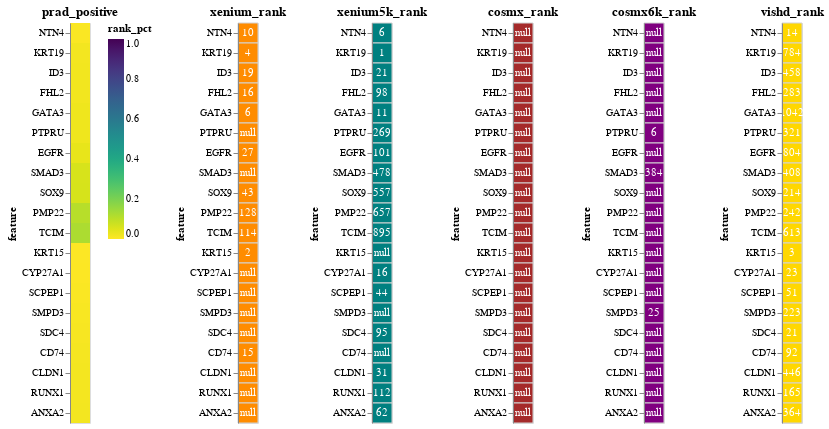

Source (notebook cell):
### Code cell
disease, direction = 'prad', 'positive'
generate_consensus_chart(disease, direction)

### Figure 1 — Vega-Lite specification as saved in the notebook (floating-point values rounded to 4 significant figures)
{"config": {"view": {"continuousWidth": 300, "continuousHeight": 300}}, "hconcat": [{"data": {"name": "data-f27c802b00e4521f434dc88d7357020a"}, "mark": {"type": "rect"}, "encoding": {"color": {"field": "rank_pct", "scale": {"domain": [0, 1.0], "reverse": true, "scheme": "viridis"}, "type": "quantitative"}, "y": {"field": "feature", "sort": ["NTN4", "KRT19", "ID3", "FHL2", "GATA3", "PTPRU", "EGFR", "SMAD3", "SOX9", "PMP22", "TCIM", "KRT15", "CYP27A1", "SCPEP1", "SMPD3", "SDC4", "CD74", "CLDN1", "RUNX1", "ANXA2"], "type": "nominal"}}, "title": "prad_positive"}, {"hconcat": [{"layer": [{"mark": {"type": "rect", "color": "darkorange", "stroke": "lightgray", "strokeWidth": 1}, "encoding": {"y": {"field": "feature", "sort": ["NTN4", "KRT19", "ID3", "FHL2", "GATA3", "PTPRU", "EGFR", "SMAD3", "SOX9", "PMP22", "TCIM", "KRT15", "CYP27A1", "SCPEP1", "SMPD3", "SDC4", "CD74", "CLDN1", "RUNX1", "ANXA2"], "type": "nominal"}}, "title": "xenium_rank"}, {"mark": {"type": "text", "baseline": "middle", "color": "white"}, "encoding": {"text": {"field": "value", "type": "quantitative"}, "y": {"field": "feature", "sort": ["NTN4", "KRT19", "ID3", "FHL2", "GATA3", "PTPRU", "EGFR", "SMAD3", "SOX9", "PMP22", "TCIM", "KRT15", "CYP27A1", "SCPEP1", "SMPD3", "SDC4", "CD74", "CLDN1", "RUNX1", "ANXA2"], "type": "nominal"}}}], "data": {"name": "data-ffdd17bc35121ac8e720991dfbffb207"}}, {"layer": [{"mark": {"type": "rect", "color": "teal", "stroke": "lightgray", "strokeWidth": 1}, "encoding": {"y": {"field": "feature", "sort": ["NTN4", "KRT19", "ID3", "FHL2", "GATA3", "PTPRU", "EGFR", "SMAD3", "SOX9", "PMP22", "TCIM", "KRT15", "CYP27A1", "SCPEP1", "SMPD3", "SDC4", "CD74", "CLDN1", "RUNX1", "ANXA2"], "type": "nominal"}}, "title": "xenium5k_rank"}, {"mark": {"type": "text", "baseline": "middle", "color": "white"}, "encoding": {"text": {"field": "value", "type": "quantitative"}, "y": {"field": "feature", "sort": ["NTN4", "KRT19", "ID3", "FHL2", "GATA3", "PTPRU", "EGFR", "SMAD3", "SOX9", "PMP22", "TCIM", "KRT15", "CYP27A1", "SCPEP1", "SMPD3", "SDC4", "CD74", "CLDN1", "RUNX1", "ANXA2"], "type": "nominal"}}}], "data": {"name": "data-2a4cedebe363f6fdcd5c40b7cf7fb338"}}, {"layer": [{"mark": {"type": "rect", "color": "brown", "stroke": "lightgray", "strokeWidth": 1}, "encoding": {"y": {"field": "feature", "sort": ["NTN4", "KRT19", "ID3", "FHL2", "GATA3", "PTPRU", "EGFR", "SMAD3", "SOX9", "PMP22", "TCIM", "KRT15", "CYP27A1", "SCPEP1", "SMPD3", "SDC4", "CD74", "CLDN1", "RUNX1", "ANXA2"], "type": "nominal"}}, "title": "cosmx_rank"}, {"mark": {"type": "text", "baseline": "middle", "color": "white"}, "encoding": {"text": {"field": "value", "type": "quantitative"}, "y": {"field": "feature", "sort": ["NTN4", "KRT19", "ID3", "FHL2", "GATA3", "PTPRU", "EGFR", "SMAD3", "SOX9", "PMP22", "TCIM", "KRT15", "CYP27A1", "SCPEP1", "SMPD3", "SDC4", "CD74", "CLDN1", "RUNX1", "ANXA2"], "type": "nominal"}}}], "data": {"name": "data-a24ff2faeec5bba7adbb686975cffb84"}}, {"layer": [{"mark": {"type": "rect", "color": "purple", "stroke": "lightgray", "strokeWidth": 1}, "encoding": {"y": {"field": "feature", "sort": ["NTN4", "KRT19", "ID3", "FHL2", "GATA3", "PTPRU", "EGFR", "SMAD3", "SOX9", "PMP22", "TCIM", "KRT15", "CYP27A1", "SCPEP1", "SMPD3", "SDC4", "CD74", "CLDN1", "RUNX1", "ANXA2"], "type": "nominal"}}, "title": "cosmx6k_rank"}, {"mark": {"type": "text", "baseline": "middle", "color": "white"}, "encoding": {"text": {"field": "value", "type": "quantitative"}, "y": {"field": "feature", "sort": ["NTN4", "KRT19", "ID3", "FHL2", "GATA3", "PTPRU", "EGFR", "SMAD3", "SOX9", "PMP22", "TCIM", "KRT15", "CYP27A1", "SCPEP1", "SMPD3", "SDC4", "CD74", "CLDN1", "RUNX1", "ANXA2"], "type": "nominal"}}}], "data": {"name": "data-ecbc0c833745e179b8d8353d75cb3acb"}}, {"layer": [{"mark": {"type": "rect", "color": "gold", "stroke": "lightgray", "strokeWidth": 1}, "encoding": {"y": {"field": "feature", "sort": ["NTN4", "KRT19", "ID3", "FHL2", "GATA3", "PTPRU", "EGFR", "SMAD3", "SOX9", "PMP22", "TCIM", "KRT15", "CYP27A1", "SCPEP1", "SMPD3", "SDC4", "CD74", "CLDN1", "RUNX1", "ANXA2"], "type": "nominal"}}, "title": "vishd_rank"}, {"mark": {"type": "text", "baseline": "middle", "color": "white"}, "encoding": {"text": {"field": "value", "type": "quantitative"}, "y": {"field": "feature", "sort": ["NTN4", "KRT19", "ID3", "FHL2", "GATA3", "PTPRU", "EGFR", "SMAD3", "SOX9", "PMP22", "TCIM", "KRT15", "CYP27A1", "SCPEP1", "SMPD3", "SDC4", "CD74", "CLDN1", "RUNX1", "ANXA2"], "type": "nominal"}}}], "data": {"name": "data-226adc7ea3b4bf2090eea844fa0d365a"}}], "resolve": {"scale": {"color": "independent", "x": "independent", "y": "independent"}}}], "resolve": {"scale": {"color": "independent", "x": "independent", "y": "independent"}}, "$schema": "https://vega.github.io/schema/vega-lite/v5.20.1.json", "datasets": {"data-f27c802b00e4521f434dc88d7357020a": [{"disease": "prad", "feature": "NTN4", "direction": "positive", "correlation": 0.5189, "rank": 10.0, "rank_pct": 0.005381, "count": 3, "xenium_rank": 10.0, "xenium_sid_count": 37.0, "xenium_case_count": 19.0, "xenium_correlation": 0.4537, "xenium5k_rank": 6.0, "xenium5k_sid_count": 5.0, "xenium5k_case_count": 3.0, "xenium5k_correlation": 0.6263, "cosmx_rank": null, "cosmx_sid_count": null, "cosmx_case_count": null, "cosmx_correlation": null, "cosmx6k_rank": null, "cosmx6k_sid_count": null, "cosmx6k_case_count": null, "cosmx6k_correlation": null, "vishd_rank": 14.0, "vishd_sid_count": 2.0, "vishd_case_count": 1.0, "vishd_correlation": 0.4766, "count_neg": -3}, {"disease": "prad", "feature": "KRT19", "direction": "positive", "correlation": 0.4526, "rank": 263.0, "rank_pct": 0.0164, "count": 3, "xenium_rank": 4.0, "xenium_sid_count": 28.0, "xenium_case_count": 15.0, "xenium_correlation": 0.4754, "xenium5k_rank": 1.0, "xenium5k_sid_count": 2.0, "xenium5k_case_count": 2.0, "xenium5k_correlation": 0.6898, "cosmx_rank": null, "cosmx_sid_count": null, "cosmx_case_count": null, "cosmx_correlation": null, "cosmx6k_rank": null, "cosmx6k_sid_count": null, "cosmx6k_case_count": null, "cosmx6k_correlation": null, "vishd_rank": 784.0, "vishd_sid_count": 1.0, "vishd_case_count": 1.0, "vishd_correlation": 0.1928, "count_neg": -3}, {"disease": "prad", "feature": "ID3", "direction": "positive", "correlation": 0.3329, "rank": 166.0, "rank_pct": 0.01879, "count": 3, "xenium_rank": 19.0, "xenium_sid_count": 13.0, "xenium_case_count": 2.0, "xenium_correlation": 0.3114, "xenium5k_rank": 21.0, "xenium5k_sid_count": 2.0, "xenium5k_case_count": 2.0, "xenium5k_correlation": 0.4347, "cosmx_rank": null, "cosmx_sid_count": null, "cosmx_case_count": null, "cosmx_correlation": null, "cosmx6k_rank": null, "cosmx6k_sid_count": null, "cosmx6k_case_count": null, "cosmx6k_correlation": null, "vishd_rank": 458.0, "vishd_sid_count": 2.0, "vishd_case_count": 1.0, "vishd_correlation": 0.2525, "count_neg": -3}, {"disease": "prad", "feature": "FHL2", "direction": "positive", "correlation": 0.3504, "rank": 132.3, "rank_pct": 0.01913, "count": 3, "xenium_rank": 16.0, "xenium_sid_count": 36.0, "xenium_case_count": 18.0, "xenium_correlation": 0.429, "xenium5k_rank": 98.0, "xenium5k_sid_count": 4.0, "xenium5k_case_count": 3.0, "xenium5k_correlation": 0.3168, "cosmx_rank": null, "cosmx_sid_count": null, "cosmx_case_count": null, "cosmx_correlation": null, "cosmx6k_rank": null, "cosmx6k_sid_count": null, "cosmx6k_case_count": null, "cosmx6k_correlation": null, "vishd_rank": 283.0, "vishd_sid_count": 1.0, "vishd_case_count": 1.0, "vishd_correlation": 0.3055, "count_neg": -3}, {"disease": "prad", "feature": "GATA3", "direction": "positive", "correlation": 0.3641, "rank": 353.0, "rank_pct": 0.02275, "count": 3, "xenium_rank": 6.0, "xenium_sid_count": 21.0, "xenium_case_count": 16.0, "xenium_correlation": 0.392, "xenium5k_rank": 11.0, "xenium5k_sid_count": 5.0, "xenium5k_case_count": 3.0, "xenium5k_correlation": 0.5379, "cosmx_rank": null, "cosmx_sid_count": null, "cosmx_case_count": null, "cosmx_correlation": null, "cosmx6k_rank": null, "cosmx6k_sid_count": null, "cosmx6k_case_count": null, "cosmx6k_correlation": null, "vishd_rank": 1042.0, "vishd_sid_count": 1.0, "vishd_case_count": 1.0, "vishd_correlation": 0.1624, "count_neg": -3}, {"disease": "prad", "feature": "PTPRU", "direction": "positive", "correlation": 0.2237, "rank": 198.7, "rank_pct": 0.02365, "count": 3, "xenium_rank": null, "xenium_sid_count": null, "xenium_case_count": null, "xenium_correlation": null, "xenium5k_rank": 269.0, "xenium5k_sid_count": 2.0, "xenium5k_case_count": 2.0, "xenium5k_correlation": 0.1857, "cosmx_rank": null, "cosmx_sid_count": null, "cosmx_case_count": null, "cosmx_correlation": null, "cosmx6k_rank": 6.0, "cosmx6k_sid_count": 1.0, "cosmx6k_case_count": 1.0, "cosmx6k_correlation": 0.1932, "vishd_rank": 321.0, "vishd_sid_count": 1.0, "vishd_case_count": 1.0, "vishd_correlation": 0.2922, "count_neg": -3}, {"disease": "prad", "feature": "EGFR", "direction": "positive", "correlation": 0.2776, "rank": 310.7, "rank_pct": 0.03413, "count": 3, "xenium_rank": 27.0, "xenium_sid_count": 33.0, "xenium_case_count": 15.0, "xenium_correlation": 0.3198, "xenium5k_rank": 101.0, "xenium5k_sid_count": 4.0, "xenium5k_case_count": 3.0, "xenium5k_correlation": 0.3225, "cosmx_rank": null, "cosmx_sid_count": null, "cosmx_case_count": null, "cosmx_correlation": null, "cosmx6k_rank": null, "cosmx6k_sid_count": null, "cosmx6k_case_count": null, "cosmx6k_correlation": null, "vishd_rank": 804.0, "vishd_sid_count": 1.0, "vishd_case_count": 1.0, "vishd_correlation": 0.1904, "count_neg": -3}, {"disease": "prad", "feature": "SMAD3", "direction": "positive", "correlation": 0.1821, "rank": 423.3, "rank_pct": 0.05918, "count": 3, "xenium_rank": null, "xenium_sid_count": null, "xenium_case_count": null, "xenium_correlation": null, "xenium5k_rank": 478.0, "xenium5k_sid_count": 1.0, "xenium5k_case_count": 1.0, "xenium5k_correlation": 0.1832, "cosmx_rank": null, "cosmx_sid_count": null, "cosmx_case_count": null, "cosmx_correlation": null, "cosmx6k_rank": 384.0, "cosmx6k_sid_count": 1.0, "cosmx6k_case_count": 1.0, "cosmx6k_correlation": 0.0995, "vishd_rank": 408.0, "vishd_sid_count": 1.0, "vishd_case_count": 1.0, "vishd_correlation": 0.2637, "count_neg": -3}, {"disease": "prad", "feature": "SOX9", "direction": "positive", "correlation": 0.2387, "rank": 271.3, "rank_pct": 0.06035, "count": 3, "xenium_rank": 43.0, "xenium_sid_count": 25.0, "xenium_case_count": 12.0, "xenium_correlation": 0.3053, "xenium5k_rank": 557.0, "xenium5k_sid_count": 1.0, "xenium5k_case_count": 1.0, "xenium5k_correlation": 0.07781, "cosmx_rank": null, "cosmx_sid_count": null, "cosmx_case_count": null, "cosmx_correlation": null, "cosmx6k_rank": null, "cosmx6k_sid_count": null, "cosmx6k_case_count": null, "cosmx6k_correlation": null, "vishd_rank": 214.0, "vishd_sid_count": 1.0, "vishd_case_count": 1.0, "vishd_correlation": 0.3329, "count_neg": -3}, {"disease": "prad", "feature": "PMP22", "direction": "positive", "correlation": 0.1707, "rank": 342.3, "rank_pct": 0.1076, "count": 3, "xenium_rank": 128.0, "xenium_sid_count": 14.0, "xenium_case_count": 6.0, "xenium_correlation": 0.1298, "xenium5k_rank": 657.0, "xenium5k_sid_count": 1.0, "xenium5k_case_count": 1.0, "xenium5k_correlation": 0.06443, "cosmx_rank": null, "cosmx_sid_count": null, "cosmx_case_count": null, "cosmx_correlation": null, "cosmx6k_rank": null, "cosmx6k_sid_count": null, "cosmx6k_case_count": null, "cosmx6k_correlation": null, "vishd_rank": 242.0, "vishd_sid_count": 1.0, "vishd_case_count": 1.0, "vishd_correlation": 0.3179, "count_neg": -3}, {"disease": "prad", "feature": "TCIM", "direction": "positive", "correlation": 0.1879, "rank": 540.7, "rank_pct": 0.1232, "count": 3, "xenium_rank": 114.0, "xenium_sid_count": 21.0, "xenium_case_count": 8.0, "xenium_correlation": 0.2239, "xenium5k_rank": 895.0, "xenium5k_sid_count": 2.0, "xenium5k_case_count": 1.0, "xenium5k_correlation": 0.1188, "cosmx_rank": null, "cosmx_sid_count": null, "cosmx_case_count": null, "cosmx_correlation": null, "cosmx6k_rank": null, "cosmx6k_sid_count": null, "cosmx6k_case_count": null, "cosmx6k_correlation": null, "vishd_rank": 613.0, "vishd_sid_count": 1.0, "vishd_case_count": 1.0, "vishd_correlation": 0.2211, "count_neg": -3}, {"disease": "prad", "feature": "KRT15", "direction": "positive", "correlation": 0.5232, "rank": 2.5, "rank_pct": 0.001503, "count": 2, "xenium_rank": 2.0, "xenium_sid_count": 22.0, "xenium_case_count": 17.0, "xenium_correlation": 0.5194, "xenium5k_rank": null, "xenium5k_sid_count": null, "xenium5k_case_count": null, "xenium5k_correlation": null, "cosmx_rank": null, "cosmx_sid_count": null, "cosmx_case_count": null, "cosmx_correlation": null, "cosmx6k_rank": null, "cosmx6k_sid_count": null, "cosmx6k_case_count": null, "cosmx6k_correlation": null, "vishd_rank": 3.0, "vishd_sid_count": 2.0, "vishd_case_count": 1.0, "vishd_correlation": 0.5269, "count_neg": -2}, {"disease": "prad", "feature": "CYP27A1", "direction": "positive", "correlation": 0.4744, "rank": 19.5, "rank_pct": 0.002189, "count": 2, "xenium_rank": null, "xenium_sid_count": null, "xenium_case_count": null, "xenium_correlation": null, "xenium5k_rank": 16.0, "xenium5k_sid_count": 5.0, "xenium5k_case_count": 3.0, "xenium5k_correlation": 0.4989, "cosmx_rank": null, "cosmx_sid_count": null, "cosmx_case_count": null, "cosmx_correlation": null, "cosmx6k_rank": null, "cosmx6k_sid_count": null, "cosmx6k_case_count": null, "cosmx6k_correlation": null, "vishd_rank": 23.0, "vishd_sid_count": 2.0, "vishd_case_count": 1.0, "vishd_correlation": 0.4499, "count_neg": -2}, {"disease": "prad", "feature": "SCPEP1", "direction": "positive", "correlation": 0.4085, "rank": 47.5, "rank_pct": 0.005681, "count": 2, "xenium_rank": null, "xenium_sid_count": null, "xenium_case_count": null, "xenium_correlation": null, "xenium5k_rank": 44.0, "xenium5k_sid_count": 5.0, "xenium5k_case_count": 3.0, "xenium5k_correlation": 0.3976, "cosmx_rank": null, "cosmx_sid_count": null, "cosmx_case_count": null, "cosmx_correlation": null, "cosmx6k_rank": null, "cosmx6k_sid_count": null, "cosmx6k_case_count": null, "cosmx6k_correlation": null, "vishd_rank": 51.0, "vishd_sid_count": 1.0, "vishd_case_count": 1.0, "vishd_correlation": 0.4193, "count_neg": -2}, {"disease": "prad", "feature": "SMPD3", "direction": "positive", "correlation": 0.2522, "rank": 124.0, "rank_pct": 0.008185, "count": 2, "xenium_rank": null, "xenium_sid_count": null, "xenium_case_count": null, "xenium_correlation": null, "xenium5k_rank": null, "xenium5k_sid_count": null, "xenium5k_case_count": null, "xenium5k_correlation": null, "cosmx_rank": null, "cosmx_sid_count": null, "cosmx_case_count": null, "cosmx_correlation": null, "cosmx6k_rank": 25.0, "cosmx6k_sid_count": 1.0, "cosmx6k_case_count": 1.0, "cosmx6k_correlation": 0.1771, "vishd_rank": 223.0, "vishd_sid_count": 1.0, "vishd_case_count": 1.0, "vishd_correlation": 0.3273, "count_neg": -2}, {"disease": "prad", "feature": "SDC4", "direction": "positive", "correlation": 0.361, "rank": 58.0, "rank_pct": 0.009804, "count": 2, "xenium_rank": null, "xenium_sid_count": null, "xenium_case_count": null, "xenium_correlation": null, "xenium5k_rank": 95.0, "xenium5k_sid_count": 2.0, "xenium5k_case_count": 2.0, "xenium5k_correlation": 0.2687, "cosmx_rank": null, "cosmx_sid_count": null, "cosmx_case_count": null, "cosmx_correlation": null, "cosmx6k_rank": null, "cosmx6k_sid_count": null, "cosmx6k_case_count": null, "cosmx6k_correlation": null, "vishd_rank": 21.0, "vishd_sid_count": 1.0, "vishd_case_count": 1.0, "vishd_correlation": 0.4533, "count_neg": -2}, {"disease": "prad", "feature": "CD74", "direction": "positive", "correlation": 0.362, "rank": 53.5, "rank_pct": 0.0132, "count": 2, "xenium_rank": 15.0, "xenium_sid_count": 11.0, "xenium_case_count": 2.0, "xenium_correlation": 0.3294, "xenium5k_rank": null, "xenium5k_sid_count": null, "xenium5k_case_count": null, "xenium5k_correlation": null, "cosmx_rank": null, "cosmx_sid_count": null, "cosmx_case_count": null, "cosmx_correlation": null, "cosmx6k_rank": null, "cosmx6k_sid_count": null, "cosmx6k_case_count": null, "cosmx6k_correlation": null, "vishd_rank": 92.0, "vishd_sid_count": 1.0, "vishd_case_count": 1.0, "vishd_correlation": 0.3947, "count_neg": -2}, {"disease": "prad", "feature": "CLDN1", "direction": "positive", "correlation": 0.28, "rank": 238.5, "rank_pct": 0.01533, "count": 2, "xenium_rank": null, "xenium_sid_count": null, "xenium_case_count": null, "xenium_correlation": null, "xenium5k_rank": 31.0, "xenium5k_sid_count": 3.0, "xenium5k_case_count": 3.0, "xenium5k_correlation": 0.3048, "cosmx_rank": null, "cosmx_sid_count": null, "cosmx_case_count": null, "cosmx_correlation": null, "cosmx6k_rank": null, "cosmx6k_sid_count": null, "cosmx6k_case_count": null, "cosmx6k_correlation": null, "vishd_rank": 446.0, "vishd_sid_count": 2.0, "vishd_case_count": 1.0, "vishd_correlation": 0.2552, "count_neg": -2}, {"disease": "prad", "feature": "RUNX1", "direction": "positive", "correlation": 0.3168, "rank": 138.5, "rank_pct": 0.01543, "count": 2, "xenium_rank": null, "xenium_sid_count": null, "xenium_case_count": null, "xenium_correlation": null, "xenium5k_rank": 112.0, "xenium5k_sid_count": 3.0, "xenium5k_case_count": 2.0, "xenium5k_correlation": 0.2805, "cosmx_rank": null, "cosmx_sid_count": null, "cosmx_case_count": null, "cosmx_correlation": null, "cosmx6k_rank": null, "cosmx6k_sid_count": null, "cosmx6k_case_count": null, "cosmx6k_correlation": null, "vishd_rank": 165.0, "vishd_sid_count": 1.0, "vishd_case_count": 1.0, "vishd_correlation": 0.3532, "count_neg": -2}, {"disease": "prad", "feature": "ANXA2", "direction": "positive", "correlation": 0.3265, "rank": 213.0, "rank_pct": 0.01608, "count": 2, "xenium_rank": null, "xenium_sid_count": null, "xenium_case_count": null, "xenium_correlation": null, "xenium5k_rank": 62.0, "xenium5k_sid_count": 5.0, "xenium5k_case_count": 3.0, "xenium5k_correlation": 0.3778, "cosmx_rank": null, "cosmx_sid_count": null, "cosmx_case_count": null, "cosmx_correlation": null, "cosmx6k_rank": null, "cosmx6k_sid_count": null, "cosmx6k_case_count": null, "cosmx6k_correlation": null, "vishd_rank": 364.0, "vishd_sid_count": 1.0, "vishd_case_count": 1.0, "vishd_correlation": 0.2751, "count_neg": -2}], "data-ffdd17bc35121ac8e720991dfbffb207": [{"disease": "prad", "feature": "NTN4", "variable": "xenium_rank", "value": 10.0}, {"disease": "prad", "feature": "KRT19", "variable": "xenium_rank", "value": 4.0}, {"disease": "prad", "feature": "ID3", "variable": "xenium_rank", "value": 19.0}, {"disease": "prad", "feature": "FHL2", "variable": "xenium_rank", "value": 16.0}, {"disease": "prad", "feature": "GATA3", "variable": "xenium_rank", "value": 6.0}, {"disease": "prad", "feature": "PTPRU", "variable": "xenium_rank", "value": null}, {"disease": "prad", "feature": "EGFR", "variable": "xenium_rank", "value": 27.0}, {"disease": "prad", "feature": "SMAD3", "variable": "xenium_rank", "value": null}, {"disease": "prad", "feature": "SOX9", "variable": "xenium_rank", "value": 43.0}, {"disease": "prad", "feature": "PMP22", "variable": "xenium_rank", "value": 128.0}, {"disease": "prad", "feature": "TCIM", "variable": "xenium_rank", "value": 114.0}, {"disease": "prad", "feature": "KRT15", "variable": "xenium_rank", "value": 2.0}, {"disease": "prad", "feature": "CYP27A1", "variable": "xenium_rank", "value": null}, {"disease": "prad", "feature": "SCPEP1", "variable": "xenium_rank", "value": null}, {"disease": "prad", "feature": "SMPD3", "variable": "xenium_rank", "value": null}, {"disease": "prad", "feature": "SDC4", "variable": "xenium_rank", "value": null}, {"disease": "prad", "feature": "CD74", "variable": "xenium_rank", "value": 15.0}, {"disease": "prad", "feature": "CLDN1", "variable": "xenium_rank", "value": null}, {"disease": "prad", "feature": "RUNX1", "variable": "xenium_rank", "value": null}, {"disease": "prad", "feature": "ANXA2", "variable": "xenium_rank", "value": null}], "data-2a4cedebe363f6fdcd5c40b7cf7fb338": [{"disease": "prad", "feature": "NTN4", "variable": "xenium5k_rank", "value": 6.0}, {"disease": "prad", "feature": "KRT19", "variable": "xenium5k_rank", "value": 1.0}, {"disease": "prad", "feature": "ID3", "variable": "xenium5k_rank", "value": 21.0}, {"disease": "prad", "feature": "FHL2", "variable": "xenium5k_rank", "value": 98.0}, {"disease": "prad", "feature": "GATA3", "variable": "xenium5k_rank", "value": 11.0}, {"disease": "prad", "feature": "PTPRU", "variable": "xenium5k_rank", "value": 269.0}, {"disease": "prad", "feature": "EGFR", "variable": "xenium5k_rank", "value": 101.0}, {"disease": "prad", "feature": "SMAD3", "variable": "xenium5k_rank", "value": 478.0}, {"disease": "prad", "feature": "SOX9", "variable": "xenium5k_rank", "value": 557.0}, {"disease": "prad", "feature": "PMP22", "variable": "xenium5k_rank", "value": 657.0}, {"disease": "prad", "feature": "TCIM", "variable": "xenium5k_rank", "value": 895.0}, {"disease": "prad", "feature": "KRT15", "variable": "xenium5k_rank", "value": null}, {"disease": "prad", "feature": "CYP27A1", "variable": "xenium5k_rank", "value": 16.0}, {"disease": "prad", "feature": "SCPEP1", "variable": "xenium5k_rank", "value": 44.0}, {"disease": "prad", "feature": "SMPD3", "variable": "xenium5k_rank", "value": null}, {"disease": "prad", "feature": "SDC4", "variable": "xenium5k_rank", "value": 95.0}, {"disease": "prad", "feature": "CD74", "variable": "xenium5k_rank", "value": null}, {"disease": "prad", "feature": "CLDN1", "variable": "xenium5k_rank", "value": 31.0}, {"disease": "prad", "feature": "RUNX1", "variable": "xenium5k_rank", "value": 112.0}, {"disease": "prad", "feature": "ANXA2", "variable": "xenium5k_rank", "value": 62.0}], "data-a24ff2faeec5bba7adbb686975cffb84": [{"disease": "prad", "feature": "NTN4", "variable": "cosmx_rank", "value": null}, {"disease": "prad", "feature": "KRT19", "variable": "cosmx_rank", "value": null}, {"disease": "prad", "feature": "ID3", "variable": "cosmx_rank", "value": null}, {"disease": "prad", "feature": "FHL2", "variable": "cosmx_rank", "value": null}, {"disease": "prad", "feature": "GATA3", "variable": "cosmx_rank", "value": null}, {"disease": "prad", "feature": "PTPRU", "variable": "cosmx_rank", "value": null}, {"disease": "prad", "feature": "EGFR", "variable": "cosmx_rank", "value": null}, {"disease": "prad", "feature": "SMAD3", "variable": "cosmx_rank", "value": null}, {"disease": "prad", "feature": "SOX9", "variable": "cosmx_rank", "value": null}, {"disease": "prad", "feature": "PMP22", "variable": "cosmx_rank", "value": null}, {"disease": "prad", "feature": "TCIM", "variable": "cosmx_rank", "value": null}, {"disease": "prad", "feature": "KRT15", "variable": "cosmx_rank", "value": null}, {"disease": "prad", "feature": "CYP27A1", "variable": "cosmx_rank", "value": null}, {"disease": "prad", "feature": "SCPEP1", "variable": "cosmx_rank", "value": null}, {"disease": "prad", "feature": "SMPD3", "variable": "cosmx_rank", "value": null}, {"disease": "prad", "feature": "SDC4", "variable": "cosmx_rank", "value": null}, {"disease": "prad", "feature": "CD74", "variable": "cosmx_rank", "value": null}, {"disease": "prad", "feature": "CLDN1", "variable": "cosmx_rank", "value": null}, {"disease": "prad", "feature": "RUNX1", "variable": "cosmx_rank", "value": null}, {"disease": "prad", "feature": "ANXA2", "variable": "cosmx_rank", "value": null}], "data-ecbc0c833745e179b8d8353d75cb3acb": [{"disease": "prad", "feature": "NTN4", "variable": "cosmx6k_rank", "value": null}, {"disease": "prad", "feature": "KRT19", "variable": "cosmx6k_rank", "value": null}, {"disease": "prad", "feature": "ID3", "variable": "cosmx6k_rank", "value": null}, {"disease": "prad", "feature": "FHL2", "variable": "cosmx6k_rank", "value": null}, {"disease": "prad", "feature": "GATA3", "variable": "cosmx6k_rank", "value": null}, {"disease": "prad", "feature": "PTPRU", "variable": "cosmx6k_rank", "value": 6.0}, {"disease": "prad", "feature": "EGFR", "variable": "cosmx6k_rank", "value": null}, {"disease": "prad", "feature": "SMAD3", "variable": "cosmx6k_rank", "value": 384.0}, {"disease": "prad", "feature": "SOX9", "variable": "cosmx6k_rank", "value": null}, {"disease": "prad", "feature": "PMP22", "variable": "cosmx6k_rank", "value": null}, {"disease": "prad", "feature": "TCIM", "variable": "cosmx6k_rank", "value": null}, {"disease": "prad", "feature": "KRT15", "variable": "cosmx6k_rank", "value": null}, {"disease": "prad", "feature": "CYP27A1", "variable": "cosmx6k_rank", "value": null}, {"disease": "prad", "feature": "SCPEP1", "variable": "cosmx6k_rank", "value": null}, {"disease": "prad", "feature": "SMPD3", "variable": "cosmx6k_rank", "value": 25.0}, {"disease": "prad", "feature": "SDC4", "variable": "cosmx6k_rank", "value": null}, {"disease": "prad", "feature": "CD74", "variable": "cosmx6k_rank", "value": null}, {"disease": "prad", "feature": "CLDN1", "variable": "cosmx6k_rank", "value": null}, {"disease": "prad", "feature": "RUNX1", "variable": "cosmx6k_rank", "value": null}, {"disease": "prad", "feature": "ANXA2", "variable": "cosmx6k_rank", "value": null}], "data-226adc7ea3b4bf2090eea844fa0d365a": [{"disease": "prad", "feature": "NTN4", "variable": "vishd_rank", "value": 14.0}, {"disease": "prad", "feature": "KRT19", "variable": "vishd_rank", "value": 784.0}, {"disease": "prad", "feature": "ID3", "variable": "vishd_rank", "value": 458.0}, {"disease": "prad", "feature": "FHL2", "variable": "vishd_rank", "value": 283.0}, {"disease": "prad", "feature": "GATA3", "variable": "vishd_rank", "value": 1042.0}, {"disease": "prad", "feature": "PTPRU", "variable": "vishd_rank", "value": 321.0}, {"disease": "prad", "feature": "EGFR", "variable": "vishd_rank", "value": 804.0}, {"disease": "prad", "feature": "SMAD3", "variable": "vishd_rank", "value": 408.0}, {"disease": "prad", "feature": "SOX9", "variable": "vishd_rank", "value": 214.0}, {"disease": "prad", "feature": "PMP22", "variable": "vishd_rank", "value": 242.0}, {"disease": "prad", "feature": "TCIM", "variable": "vishd_rank", "value": 613.0}, {"disease": "prad", "feature": "KRT15", "variable": "vishd_rank", "value": 3.0}, {"disease": "prad", "feature": "CYP27A1", "variable": "vishd_rank", "value": 23.0}, {"disease": "prad", "feature": "SCPEP1", "variable": "vishd_rank", "value": 51.0}, {"disease": "prad", "feature": "SMPD3", "variable": "vishd_rank", "value": 223.0}, {"disease": "prad", "feature": "SDC4", "variable": "vishd_rank", "value": 21.0}, {"disease": "prad", "feature": "CD74", "variable": "vishd_rank", "value": 92.0}, {"disease": "prad", "feature": "CLDN1", "variable": "vishd_rank", "value": 446.0}, {"disease": "prad", "feature": "RUNX1", "variable": "vishd_rank", "value": 165.0}, {"disease": "prad", "feature": "ANXA2", "variable": "vishd_rank", "value": 364.0}]}}
